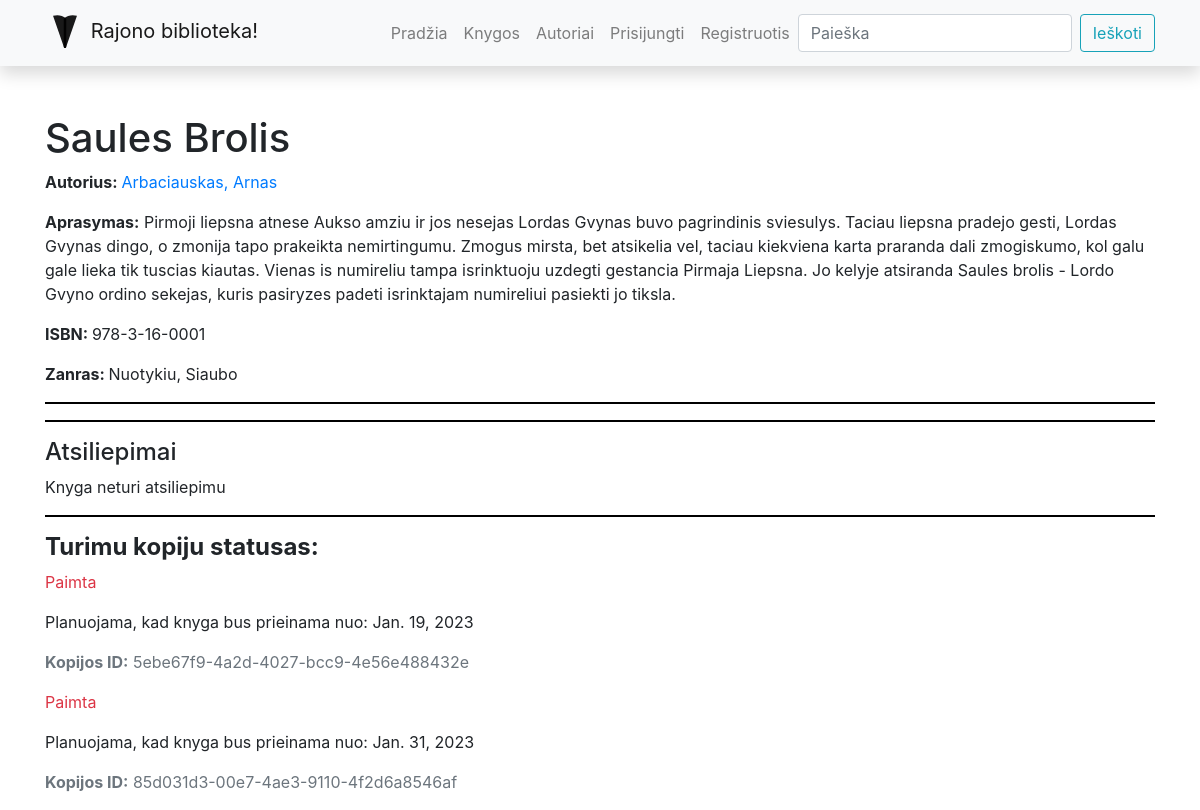
/library/books/2, run on the app's committed database.
### library/models.py (models this page shows, shortened)
class Book(models.Model):
    title = models.CharField('Pavadinimas', max_length=200)
    author = models.ForeignKey('Author', on_delete=models.SET_NULL, null=True, related_name='books')
    summary = models.TextField('Aprasymas', max_length=1000, help_text='Trumpas knygos aprasymas')
    isbn = models.CharField('ISBN', max_length=13)
    genre = models.ManyToManyField(Genre, help_text='Isrinkite zanra knygai')
    cover = models.ImageField('Virselis', upload_to='covers', null=True, blank=True)
    def display_genre(self):
        return '; '.join([genre.name for genre in self.genre.all()])
    display_genre.short_description = 'Zanras'
    class Meta:
        verbose_name = "Knyga"
        verbose_name_plural = "Knygos"

class Author(models.Model):
    first_name = models.CharField('Vardas', max_length=100)
    last_name = models.CharField('Pavarde', max_length=100)
    description = HTMLField()
    def display_books(self):
        return ', '.join([book.title for book in self.books.all()[:3]])
    display_books.short_description = "Knygos"
    class Meta:
        ordering = ['last_name', 'first_name']
        verbose_name = "Autorius"
        verbose_name_plural = "Autoriai"
    def __str__(self):
        return f'{self.last_name}, {self.first_name}'

class Genre(models.Model):
    name = models.CharField('Pavadinimas', max_length=200, help_text='Iveskite knygos zanra')
    def __str__(self):
        return self.name
    class Meta:
        verbose_name = "Zanras"
        verbose_name_plural = "Zanrai"

class BookInstance(models.Model):
    id = models.UUIDField(primary_key=True, default=uuid.uuid4, help_text='Unikalus knygos kopijos ID')
    book = models.ForeignKey('Book', on_delete=models.SET_NULL, null=True)
    due_back = models.DateField('Bus prieinama', null=True, blank=True)
    LOAN_STATUS = (
        ('a', 'Administruojama'),
        ('p', 'Paimta'),
        ('g', 'Galima paimti'),
        ('r', 'Rezervuota')
    )
    status = models.CharField(
        max_length=1,
        choices=LOAN_STATUS,
        blank=True,
        default='a',
        help_text='Status'
    )
    reader = models.ForeignKey(User, on_delete=models.SET_NULL, null=True, blank=True)
    class Meta:
        ordering = ['due_back']

### library/views.py (the view, shortened to what this page needs)
# urls.py: path('books/<int:pk>', views.BookDetailView.as_view(), name='book-detail'),
class BookDetailView(FormMixin, generic.DetailView):
    model = Book  # automatiskai sukuriamas kintamasis Book -> book
    template_name = 'book_detail_styled.html'  # nurodome is kur ims apipavidalinima internete
    form_class = BookReviewForm
    class Meta:
        ordering = ['title']

### library/forms.py
class BookReviewForm(forms.ModelForm):
    class Meta:
        model = BookReview
        fields = ('content', 'book', 'reviewer')
        widgets = {'book': forms.HiddenInput(), 'reviewer': forms.HiddenInput()}

### library/templates/book_detail_styled.html (shortened to what this page needs)
{% extends "base.html" %}
{% block content %}
<h1>{{book.title}}</h1>
<p><b>Autorius: </b><a href="{% url 'author-detail' book.author.id %}"> {{book.author}}</a></p>
<p><b>Aprasymas:</b> {{book.summary}}</p>
<p><b>ISBN: </b>{{book.isbn}}</p>
<p><b>Zanras: </b>{{book.genre.all|join:", "}}</p>
<hr>
<hr>
<h4>Atsiliepimai</h4>
{% if book.bookreview_set.all %}
{% for book_review_obj in book.bookreview_set.all %}
<hr>
<p>{{book_review_obj.reviewer}}, <em>{{book_review_obj.date_created}}</em></p>
<p>{{book_review_obj.content}}</p>
{% endfor %}
{% else %}
<p>Knyga neturi atsiliepimu</p>
{% endif %}
<hr>
<h4><b>Turimu kopiju statusas: </b></h4>
{% for book_inst_obj in book.bookinstance_set.all %}
<p class="{% if book_inst_obj.status == 'g' %}text-success
{% elif book_inst_obj.status == 'p' %}text-danger
{% else %}text-warning
{% endif %}">{{book_inst_obj.get_status_display}}</p>
{% if book_inst_obj.status != 'g'%}
<p>Planuojama, kad knyga bus prieinama nuo: {{book_inst_obj.due_back}}</p>
{% endif %}
<p class="text-muted"><strong>Kopijos ID:</strong> {{book_inst_obj.id}}</p>
{%endfor%}
{% endblock %}

### library/static/css/styles.css (style rules this page uses)
hr { width: 100%; background-color: black; height: 1px; border-color : transparent; }

### data on the page
Book: title "Saules Brolis", author "Arbaciauskas, Arnas", summary "Pirmoji liepsna atnese Aukso amziu ir jos nesejas Lordas Gvynas buvo pagrindinis sviesulys. Taciau liepsna pradejo gesti, Lordas Gvynas dingo, o zmonija tapo prakeikta nemirtingumu. Zmogus mirsta, bet atsikelia vel, taciau kiekviena karta praranda dali zmogiskumo, kol galu gale lieka tik tuscias kiautas. Vienas is numireliu tampa isrinktuoju uzdegti gestancia Pirmaja Liepsna. Jo kelyje atsiranda Saules brolis - Lordo Gvyno ordino sekejas, kuris pasiryzes padeti isrinktajam numireliui pasiekti jo tiksla.", isbn "978-3-16-0001", genre.all "Nuotykiu, Siaubo"
BookInstance: status "Paimta", due_back "Jan. 19, 2023", id "5ebe67f9-4a2d-4027-bcc9-4e56e488432e"
BookInstance: status "Paimta", due_back "Jan. 31, 2023", id "85d031d3-00e7-4ae3-9110-4f2d6a8546af"
